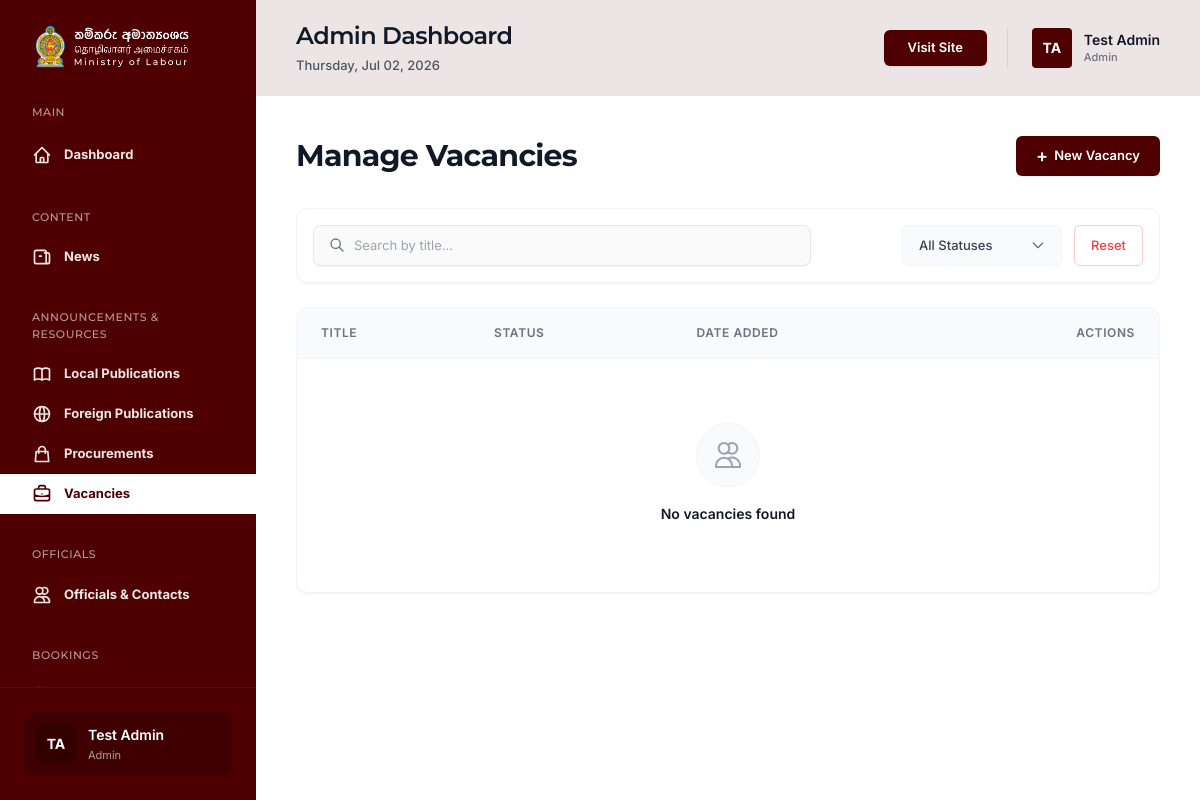
Before: /admin/manage-vacancies.php (signed in) with the older database file.
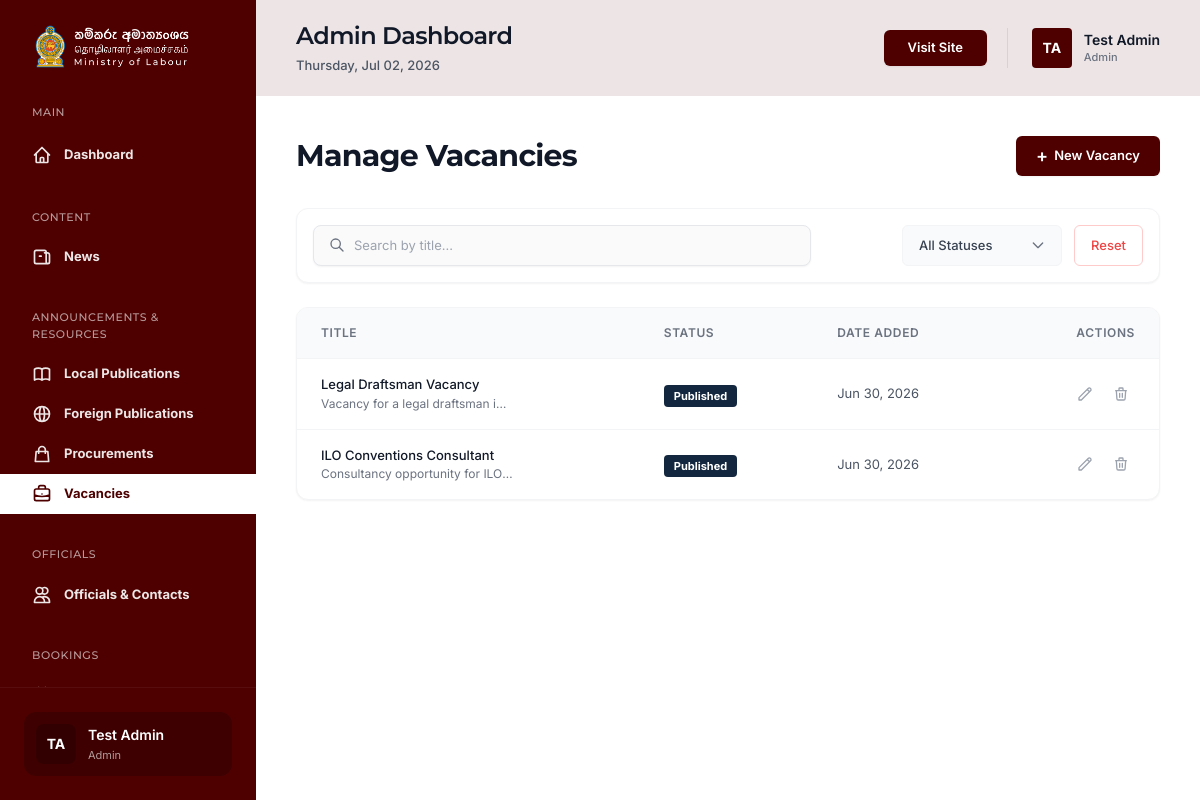
After: the same page with the newer database file.
### tables this page shows
CREATE TABLE `vacancies` (
  `id` int(11) NOT NULL AUTO_INCREMENT,
  `title` varchar(255) NOT NULL,
  `description` text DEFAULT NULL,
  `pdf_path` varchar(255) NOT NULL,
  `status` enum('Draft','Published') NOT NULL DEFAULT 'Draft',
  `created_at` timestamp NULL DEFAULT current_timestamp(),
  `updated_at` timestamp NULL DEFAULT current_timestamp() ON UPDATE current_timestamp(),
  PRIMARY KEY (`id`)
);

### admin/includes/auth.php (called while the page is built, shortened)
<?php
function generateCsrfToken() {
    return $_SESSION['csrf_token'];
}
?>

### admin/manage-vacancies.php (the view, shortened to what the changed rows need)
<?php
require_once 'includes/db.php';
require_once 'includes/auth.php';
$stmt = $pdo->query("SELECT * FROM vacancies ORDER BY created_at DESC");
$vacancies = $stmt->fetchAll();
include 'includes/header.php';
?>
<div class="flex-1 flex flex-col min-w-0 bg-white relative z-10">
    <?php include 'includes/topbar.php'; ?>
    <main class="flex-1 overflow-x-hidden overflow-y-auto p-4 md:p-10">
        <link href="https://cdn.quilljs.com/1.3.7/quill.snow.css" rel="stylesheet">
        <div class="flex justify-between items-center mb-8">
            <h2 class="text-3xl font-bold font-montserrat text-gray-900">Manage Vacancies</h2>
        </div>
        <div class="bg-white rounded-xl shadow-sm border border-gray-100 overflow-hidden overflow-x-auto mb-12">
            <table class="js-filterable-table w-full text-left border-collapse">
                <thead>
                    <tr class="bg-[#F9FAFB] border-b border-gray-100">
                        <th class="py-4 px-6 text-[12px] font-semibold text-gray-500 uppercase tracking-wider">Title</th>
                        <th class="py-4 px-6 text-[12px] font-semibold text-gray-500 uppercase tracking-wider">Status</th>
                        <th class="py-4 px-6 text-[12px] font-semibold text-gray-500 uppercase tracking-wider">Date Added</th>
                        <th class="py-4 px-6 text-[12px] font-semibold text-gray-500 uppercase tracking-wider text-right">Actions</th>
                    </tr>
                </thead>
                <tbody class="divide-y divide-gray-100">
                    <?php if (empty($vacancies)): ?>
                    <tr>
                        <td colspan="5" class="py-16 px-6">
                            <div class="flex flex-col items-center justify-center text-center">
                                <div class="w-16 h-16 bg-gray-50 rounded-full flex items-center justify-center mb-4 border border-gray-100">
                                    <svg class="w-8 h-8 text-gray-400" fill="none" stroke="currentColor" viewBox="0 0 24 24"><path stroke-linecap="round" stroke-linejoin="round" stroke-width="1.5" d="M12 4.354a4 4 0 110 5.292M15 21H3v-1a6 6 0 0112 0v1zm0 0h6v-1a6 6 0 00-9-5.197M13 7a4 4 0 11-8 0 4 4 0 018 0z"></path></svg>
                                </div>
                                <p class="text-[14px] font-semibold text-gray-900 mb-1">No vacancies found</p>
                            </div>
                        </td>
                    </tr>
                    <?php else: ?>
                    <?php foreach ($vacancies as $proc): ?>
                    <tr class="hover:bg-gray-50 transition-colors">
                        <td class="py-4 px-6">
                            <p class="text-[13px] font-medium text-gray-900"><?= htmlspecialchars($proc['title']) ?></p>
                            <?php if(!empty($proc['description'])): ?>
                                <p class="text-[12px] text-gray-500 truncate w-48" title="<?= htmlspecialchars($proc['description']) ?>"><?= htmlspecialchars($proc['description']) ?></p>
                            <?php endif; ?>
                        </td>
                        <td class="py-4 px-6">
                            <?php if ($proc['status'] === 'Published'): ?>
                            <span class="px-2.5 py-1 rounded text-[11px] font-bold bg-[#13273F] text-white">Published</span>
                            <?php else: ?>
                            <span class="px-2.5 py-1 rounded text-[11px] font-bold bg-gray-200 text-gray-800">Draft</span>
                            <?php endif; ?>
                        </td>
                        <td class="py-4 px-6 text-[13px] text-gray-600"><?= date('M d, Y', strtotime($proc['created_at'])) ?></td>
                        <td class="py-4 px-6 text-right">
                            <div class="flex items-center justify-end gap-2">
                                <button onclick='openEditModal(<?= json_encode($proc, JSON_HEX_APOS | JSON_HEX_QUOT) ?>)' class="js-edit-row p-1.5 text-gray-400 hover:text-[#4E0000] transition-colors" title="Edit">
                                    <svg class="w-4 h-4" fill="none" stroke="currentColor" viewBox="0 0 24 24"><path stroke-linecap="round" stroke-linejoin="round" stroke-width="2" d="M15.232 5.232l3.536 3.536m-2.036-5.036a2.5 2.5 0 113.536 3.536L6.5 21.036H3v-3.572L16.732 3.732z"></path></svg>
                                </button>
                                <a href="manage-vacancies?delete=<?= $proc['id'] ?>&csrf_token=<?= generateCsrfToken() ?>" onclick="return confirm('Are you sure you want to delete this vacancy?');" class="p-1.5 text-gray-400 hover:text-red-500 transition-colors" title="Delete">
                                    <svg class="w-4 h-4" fill="none" stroke="currentColor" viewBox="0 0 24 24"><path stroke-linecap="round" stroke-linejoin="round" stroke-width="2" d="M19 7l-.867 12.142A2 2 0 0116.138 21H7.862a2 2 0 01-1.995-1.858L5 7m5 4v6m4-6v6m1-10V4a1 1 0 00-1-1h-4a1 1 0 00-1 1v3M4 7h16"></path></svg>
                                </a>
                            </div>
                        </td>
                    </tr>
                    <?php endforeach; ?>
                    <?php endif; ?>
                </tbody>
            </table>
        </div>
    </main>
</div>
<?php include 'includes/footer.php'; ?>

Changed rows visible on the page:
added vacancies: title "Legal Draftsman Vacancy", description "Vacancy for a legal draftsman i…", status "Published", created_at "Jun 30, 2026"
added vacancies: title "ILO Conventions Consultant", description "Consultancy opportunity for ILO…", status "Published", created_at "Jun 30, 2026"
Other visible differences:
text no longer shown: "No vacancies found"
